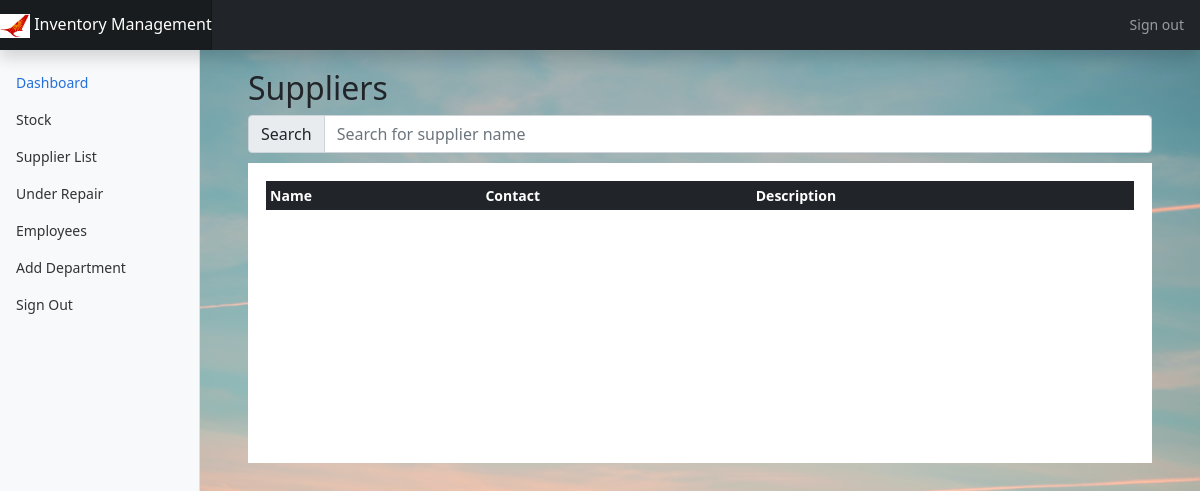
Before: /listSupplier/ (signed in) with the older database file.
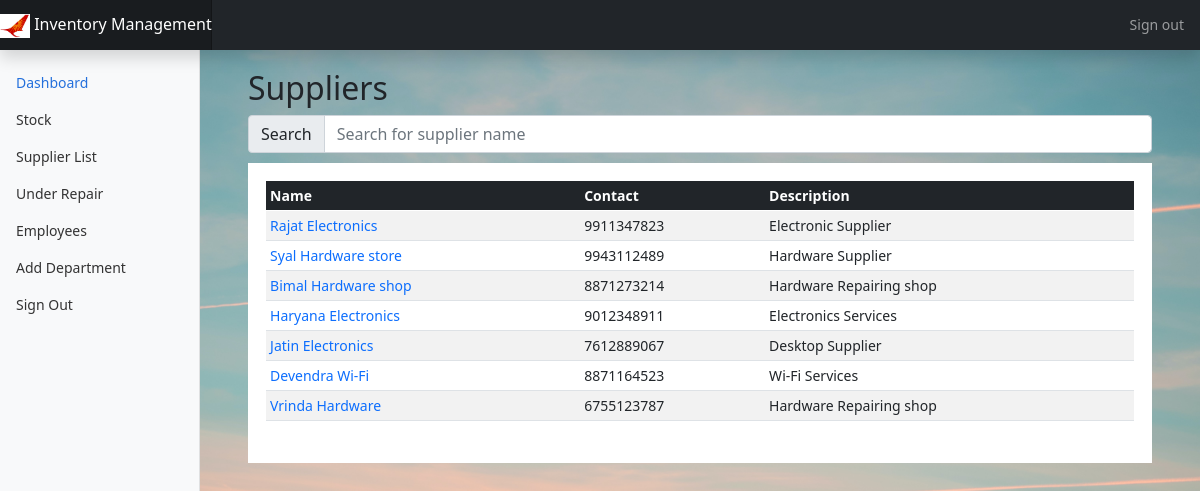
After: the same page with the newer database file.
### main/models.py (models this page shows, shortened)
class Supplier(models.Model):
    supplier_id = models.AutoField(primary_key=True)
    name = models.CharField(max_length=100, default='')
    description = models.TextField(default=' ')
    contact = models.CharField(max_length=15,unique=True)

### main/views.py (the view)
# urls.py: path('listSupplier/',views.listSupplier,name='listSupplier'),
@login_required(login_url='/auth/login')
def listSupplier(request):
    suppliers = models.Supplier.objects.all()
    context = {
        "suppliers" : suppliers
    }
    return render(request,'main/listSupplier.html',context)

### templates/main/listSupplier.html (shortened to what this page needs)
{% extends 'main/base.html' %}
{% block content %}
{% include 'main/navbar.html' %}
<main class="col-md-9 ms-sm-auto col-lg-10 px-md-4">
  <div class="container-fluid box">
    <h2>Suppliers</h2>
    <div class="input-group flex-nowrap" style="margin-bottom: 10px;">
      <span class="input-group-text" id="addon-wrapping">Search</span>
      <input type="text" class="form-control" id="myInput" onkeyup="showSupplier()" placeholder="Search for supplier name" title="Type in a name" aria-describedby="addon-wrapping">
    </div>
    <div class="table-responsive table-box">
        <table class="table table-striped table-sm table-hover" id="supplierTable">
        <thead class="header table-dark" >
            <tr>
            <th scope="col">Name</th>
            <th scope="col">Contact</th>
            <th scope="col">Description</th>
            </tr>
        </thead>
        <tbody>
            {% for supplier in suppliers %}
            <tr>
            <td><a class="text-decoration-none" href="{% url 'updateSupplier' pk=supplier.pk %}">{{ supplier.name }}</a></td>
            <td>{{ supplier.contact }}</td>
            <td>{{ supplier.description }}</td>
            </tr>
            {% endfor %}
        </tbody>
        </table>
    </div>
  </div>
{% endblock %}

### templates/main/base.html (shortened to what this page needs)
{% load static %}
<!doctype html>
<html lang="en">
  <head>
    <link href="https://cdn.jsdelivr.net/npm/bootstrap@5.0.2/dist/css/bootstrap.min.css" rel="stylesheet">
    <link rel="stylesheet" href="{% static 'css/main.css' %}">
    <link href="{% static '/css/dashboard.css' %}" rel="stylesheet">
  </head>
  <body>
    <header class="navbar navbar-dark sticky-top bg-dark flex-md-nowrap p-0 shadow">
      <a class="navbar-brand" href="{% url 'index' %}">
        <img src="{% static 'images/logo.jpg' %}" alt="" width="30" height="24">
        Inventory Management
      </a>
      <div class="navbar-nav">
        <div class="nav-item text-nowrap">
          <a class="nav-link px-3" href="{% url 'logout' %}">Sign out</a>
        </div>
      </div>
    </header>
    {% block content %}
    {% endblock %}
  </body>
</html>

### templates/main/navbar.html (shortened to what this page needs)
<div class="container-fluid">
    <div class="row">
      <nav id="sidebarMenu" class="col-md-3 col-lg-2 d-md-block bg-light sidebar collapse">
        <div class="position-sticky pt-3">
          <ul class="nav flex-column">
            <li class="nav-item">
              <a class="nav-link active" aria-current="page" href="{% url 'index' %}">
                Dashboard
              </a>
            </li>
            <li class="nav-item">
              <a class="nav-link" href="{% url 'showProduct' slug='all' %}">
                Stock
              </a>
            </li>
            <li class="nav-item">
              <a class="nav-link" href="{% url 'listSupplier' %}">
                Supplier List
              </a>
            </li>
            <li class="nav-item">
              <a class="nav-link" href="{% url 'listRepair' %}">
                Under Repair
              </a>
            </li>
            <li class="nav-item">
              <a class="nav-link" href="{% url 'listEmployee' slug='all' %}">
                Employees
              </a>
            </li>
            <li class="nav-item">
              <a class="nav-link" href="{% url 'addDepartment' %}">
                Add Department
              </a>
            </li>
            <li class="nav-item">
              <a class="nav-link" href="{% url 'logout' %}">
                Sign Out
              </a>
            </li>
          </ul>
        </div>
      </nav>

### static/css/main.css (style rules this page uses)
body { background-color: #F3F1F5; }
.table-responsive { max-height:300px; }
.table-box { height: 300px; background-color: white; padding: 2%; }
.header { background-color: bisque; position: sticky; top: 0; }
.box { margin-top: 2%; }

### static/css/dashboard.css (style rules this page uses)
body { font-size: .875rem; }
.sidebar { position: fixed; top: 0; bottom: 0; left: 0; z-index: 100; padding: 48px 0 0; box-shadow: inset -1px 0 0 rgba(0, 0, 0, .1); }
.sidebar .nav-link { font-weight: 500; color: #333; }
.sidebar .nav-link.active { color: #2470dc; }
.navbar-brand { padding-top: .75rem; padding-bottom: .75rem; font-size: 1rem; background-color: rgba(0, 0, 0, .25); box-shadow: inset -1px 0 0 rgba(0, 0, 0, .25); }

Changed rows visible on the page:
added Supplier: name "Rajat Electronics", contact "9911347823", description "Electronic Supplier"
added Supplier: name "Syal Hardware store", contact "9943112489", description "Hardware Supplier"
added Supplier: name "Bimal Hardware shop", contact "8871273214", description "Hardware Repairing shop"
added Supplier: name "Haryana Electronics", contact "9012348911", description "Electronics Services"
added Supplier: name "Jatin Electronics", contact "7612889067", description "Desktop Supplier"
added Supplier: name "Devendra Wi-Fi", contact "8871164523", description "Wi-Fi Services"
added Supplier: name "Vrinda Hardware", contact "6755123787", description "Hardware Repairing shop"
